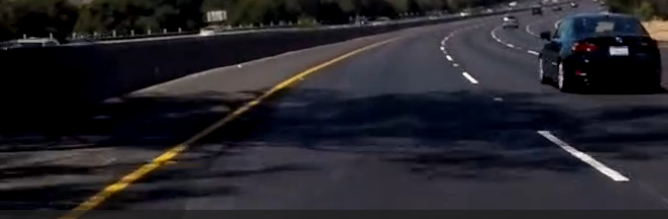
#> input picture carretera-oscuro.png, 668 x 219 px
$ python coso.py
#> lines starting #> are read from the running program, lines starting #| are printed output that depends on the picture; after the words box and inside, x2 and y2 are one past the last pixel; in counts of white or black regions, pixels touching at a corner belong together
#> further down, frame is the input picture: shape (219, 668, 3); mean B, G, R 41.1, 35, 36.3
import cv2
import numpy as np

def highlight_white_and_yellow(image):
    # Convertir a espacio de color HSV
    hsv_image = cv2.cvtColor(image, cv2.COLOR_BGR2HSV)
#> hsv_image: shape (219, 668, 3); mean H, S, V 97.6, 88.7, 44

    # Definir rango para el color blanco en HSV
    lower_white = np.array([0, 0, 200])  # S bajo, V alto
    upper_white = np.array([180, 30, 255])  # No limitar el H, S bajo, V alto

    # Definir rango para el color amarillo en HSV
    lower_yellow = np.array([20, 100, 100])  # H ~50, S alto, V medio-alto
    upper_yellow = np.array([40, 255, 255])

    # Crear máscaras para blanco y amarillo
    white_mask = cv2.inRange(hsv_image, lower_white, upper_white)
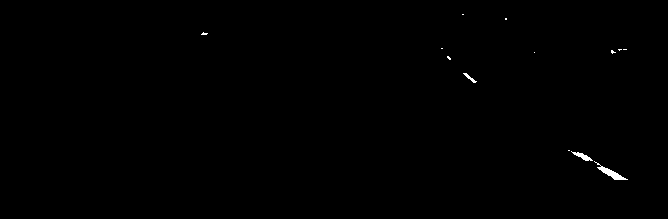
#> white_mask: shape (219, 668); 0.23% white; 13 white regions (10 under 20 px), largest, box (x1, y1, x2, y2) and area: (594, 161, 628, 180) 164, (571, 151, 593, 161) 82, (463, 73, 477, 83) 41
    yellow_mask = cv2.inRange(hsv_image, lower_yellow, upper_yellow)
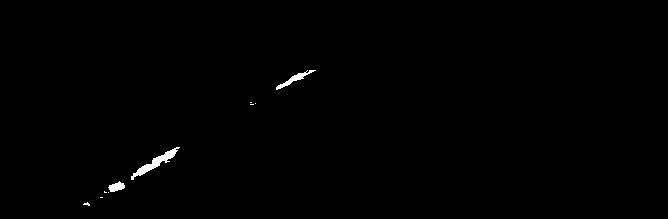
#> yellow_mask: shape (219, 668); 0.47% white; 10 white regions (7 under 20 px), largest, box (x1, y1, x2, y2) and area: (131, 147, 180, 180) 360, (276, 70, 316, 90) 178, (108, 181, 125, 192) 115

    # Combinar las máscaras
    combined_mask = cv2.bitwise_or(white_mask, yellow_mask)
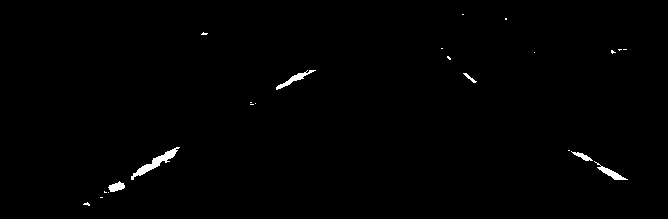
#> combined_mask: shape (219, 668); 0.7% white; 23 white regions (17 under 20 px), largest, box (x1, y1, x2, y2) and area: (131, 147, 180, 180) 360, (276, 70, 316, 90) 178, (594, 161, 628, 180) 164, (108, 181, 125, 192) 115, (571, 151, 593, 161) 82, (463, 73, 477, 83) 41

    # Aplicar la máscara a la imagen original
    result = cv2.bitwise_and(image, image, mask=combined_mask)

    return result

# Cargar la imagen o frame
frame = cv2.imread('carretera-oscuro.png')

# Resaltar blanco y amarillo
highlighted_frame = highlight_white_and_yellow(frame)

# Mostrar la imagen resaltada
cv2.imshow('Blanco y Amarillo Resaltado', highlighted_frame)
cv2.waitKey(0)
cv2.destroyAllWindows()
